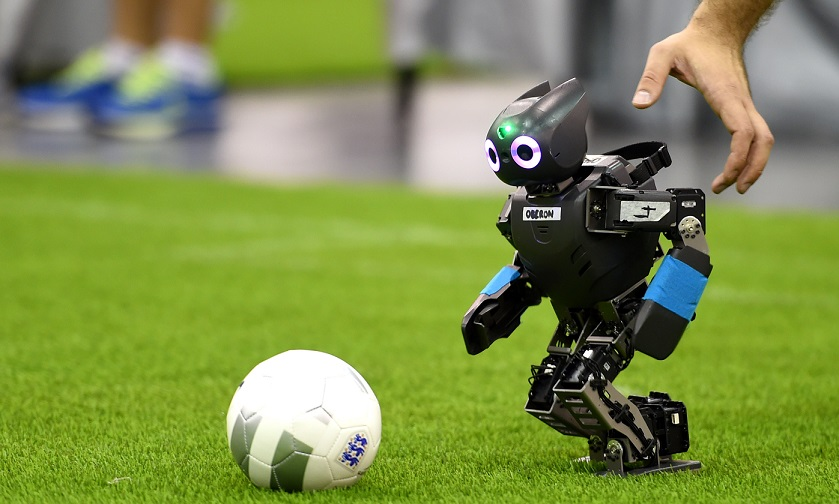
#> input picture robot_football.jpg, 839 x 504 px
$ python -i back_projection.py   (imports and definitions only)
#> lines starting #> are read from the running program, lines starting #| are printed output that depends on the picture
from math import ceil
from helper import Colors
import numpy as np
from helper import HelperCV
import cv2 as cv
from cv2 import Mat


# [74 lines that did not run here, left out]

>>> import cv2
>>> picture = cv2.imread('../../robot_football.jpg', cv2.IMREAD_GRAYSCALE)
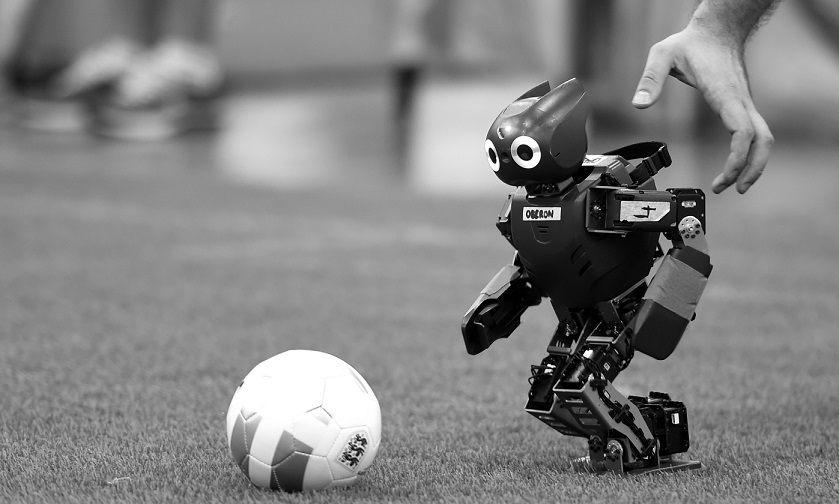
#> picture: shape (504, 839); min 0, max 255, mean 129
#> (the run stopped early here; a loop or call above may not have finished)
